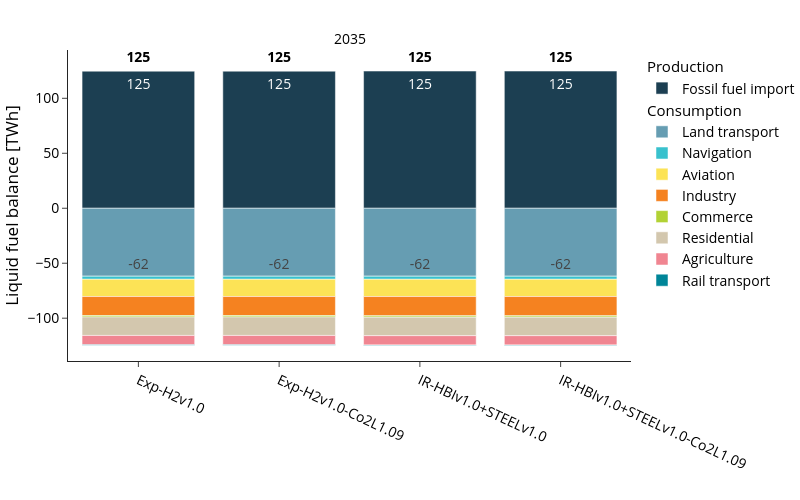

The notebook cell this image was saved under:
### Code cell
fig_name = "liquid_fuel_balance_TWh"
fig = px.bar(
    df, 
    **fig_kwargs,
    color_discrete_map=colors["oil"],
    category_orders={
        "variable":list(colors["oil"].keys()),
        # "scen": scen_order
        },
    #facet_col_spacing=0.1,
    labels={"value":"Liquid fuel balance [TWh]","year":"",
            "variable":"", 
            "scen":""},

)

# Add legend groups for Production and Consumption
fig = add_production_consumption_legend_groups(fig, df)

update_layout(fig)

# Add supply and demand totals for balance plot
fig = add_balance_totals_to_plot(fig, supply_sum_df, demand_sum_df, 
                                y_offset=5,
                                supply_label='',
                                demand_label='')

print("Totals per scenario and year:", demand_sum_df)
fig.show()
save_plotly_fig(df, fig, sdir, f"{idx_group_name}_{fig_name}")

### Figure 1 — Plotly figure (JSON) as saved in the notebook; plotly's stock layout.template omitted (floating-point values rounded to 4 significant figures)
{"data": [{"hovertemplate": "=%{x}<br>Liquid fuel balance [TWh]=%{text}<extra></extra>", "legendgroup": "Production", "legendgrouptitle": {"text": "Production"}, "marker": {"color": "#1c3f52", "pattern": {"shape": ""}}, "name": "Fossil fuel import", "orientation": "v", "showlegend": true, "text": [124.7, 124.7, 124.8, 124.8], "textangle": 0, "textposition": "inside", "texttemplate": "%{y:.0f}", "type": "bar", "x": ["Exp-H2v1.0", "Exp-H2v1.0-Co2L1.09", "IR-HBIv1.0+STEELv1.0", "IR-HBIv1.0+STEELv1.0-Co2L1.09"], "xaxis": "x", "y": [124.7, 124.7, 124.8, 124.8], "yaxis": "y"}, {"hovertemplate": "=%{x}<br>Liquid fuel balance [TWh]=%{text}<extra></extra>", "legendgroup": "Consumption", "legendgrouptitle": {"text": "Consumption"}, "marker": {"color": "#669db2", "pattern": {"shape": ""}}, "name": "Land transport", "orientation": "v", "showlegend": true, "text": [-61.8, -61.8, -61.8, -61.8], "textangle": 0, "textposition": "inside", "texttemplate": "%{y:.0f}", "type": "bar", "x": ["Exp-H2v1.0", "Exp-H2v1.0-Co2L1.09", "IR-HBIv1.0+STEELv1.0", "IR-HBIv1.0+STEELv1.0-Co2L1.09"], "xaxis": "x", "y": [-61.8, -61.8, -61.8, -61.8], "yaxis": "y"}, {"hovertemplate": "=%{x}<br>Liquid fuel balance [TWh]=%{text}<extra></extra>", "legendgroup": "Consumption", "legendgrouptitle": {"text": "Consumption"}, "marker": {"color": "#39c1cd", "pattern": {"shape": ""}}, "name": "Navigation", "orientation": "v", "showlegend": true, "text": [-2.8, -2.8, -2.8, -2.8], "textangle": 0, "textposition": "inside", "texttemplate": "%{y:.0f}", "type": "bar", "x": ["Exp-H2v1.0", "Exp-H2v1.0-Co2L1.09", "IR-HBIv1.0+STEELv1.0", "IR-HBIv1.0+STEELv1.0-Co2L1.09"], "xaxis": "x", "y": [-2.8, -2.8, -2.8, -2.8], "yaxis": "y"}, {"hovertemplate": "=%{x}<br>Liquid fuel balance [TWh]=%{text}<extra></extra>", "legendgroup": "Consumption", "legendgrouptitle": {"text": "Consumption"}, "marker": {"color": "#fce356", "pattern": {"shape": ""}}, "name": "Aviation", "orientation": "v", "showlegend": true, "text": [-15.7, -15.7, -15.7, -15.7], "textangle": 0, "textposition": "inside", "texttemplate": "%{y:.0f}", "type": "bar", "x": ["Exp-H2v1.0", "Exp-H2v1.0-Co2L1.09", "IR-HBIv1.0+STEELv1.0", "IR-HBIv1.0+STEELv1.0-Co2L1.09"], "xaxis": "x", "y": [-15.7, -15.7, -15.7, -15.7], "yaxis": "y"}, {"hovertemplate": "=%{x}<br>Liquid fuel balance [TWh]=%{text}<extra></extra>", "legendgroup": "Consumption", "legendgrouptitle": {"text": "Consumption"}, "marker": {"color": "#f58220", "pattern": {"shape": ""}}, "name": "Industry", "orientation": "v", "showlegend": true, "text": [-17.3, -17.3, -17.5, -17.5], "textangle": 0, "textposition": "inside", "texttemplate": "%{y:.0f}", "type": "bar", "x": ["Exp-H2v1.0", "Exp-H2v1.0-Co2L1.09", "IR-HBIv1.0+STEELv1.0", "IR-HBIv1.0+STEELv1.0-Co2L1.09"], "xaxis": "x", "y": [-17.3, -17.3, -17.5, -17.5], "yaxis": "y"}, {"hovertemplate": "=%{x}<br>Liquid fuel balance [TWh]=%{text}<extra></extra>", "legendgroup": "Consumption", "legendgrouptitle": {"text": "Consumption"}, "marker": {"color": "#b2d235", "pattern": {"shape": ""}}, "name": "Commerce", "orientation": "v", "showlegend": true, "text": [-1.3, -1.3, -1.3, -1.3], "textangle": 0, "textposition": "inside", "texttemplate": "%{y:.0f}", "type": "bar", "x": ["Exp-H2v1.0", "Exp-H2v1.0-Co2L1.09", "IR-HBIv1.0+STEELv1.0", "IR-HBIv1.0+STEELv1.0-Co2L1.09"], "xaxis": "x", "y": [-1.3, -1.3, -1.3, -1.3], "yaxis": "y"}, {"hovertemplate": "=%{x}<br>Liquid fuel balance [TWh]=%{text}<extra></extra>", "legendgroup": "Consumption", "legendgrouptitle": {"text": "Consumption"}, "marker": {"color": "#d3c7ae", "pattern": {"shape": ""}}, "name": "Residential", "orientation": "v", "showlegend": true, "text": [-16.8, -16.8, -16.8, -16.8], "textangle": 0, "textposition": "inside", "texttemplate": "%{y:.0f}", "type": "bar", "x": ["Exp-H2v1.0", "Exp-H2v1.0-Co2L1.09", "IR-HBIv1.0+STEELv1.0", "IR-HBIv1.0+STEELv1.0-Co2L1.09"], "xaxis": "x", "y": [-16.8, -16.8, -16.8, -16.8], "yaxis": "y"}, {"hovertemplate": "=%{x}<br>Liquid fuel balance [TWh]=%{text}<extra></extra>", "legendgroup": "Consumption", "legendgrouptitle": {"text": "Consumption"}, "marker": {"color": "#f08591", "pattern": {"shape": ""}}, "name": "Agriculture", "orientation": "v", "showlegend": true, "text": [-8.5, -8.5, -8.5, -8.5], "textangle": 0, "textposition": "inside", "texttemplate": "%{y:.0f}", "type": "bar", "x": ["Exp-H2v1.0", "Exp-H2v1.0-Co2L1.09", "IR-HBIv1.0+STEELv1.0", "IR-HBIv1.0+STEELv1.0-Co2L1.09"], "xaxis": "x", "y": [-8.5, -8.5, -8.5, -8.5], "yaxis": "y"}, {"hovertemplate": "=%{x}<br>Liquid fuel balance [TWh]=%{text}<extra></extra>", "legendgroup": "Consumption", "legendgrouptitle": {"text": "Consumption"}, "marker": {"color": "#008598", "pattern": {"shape": ""}}, "name": "Rail transport", "orientation": "v", "showlegend": true, "text": [-0.4, -0.4, -0.4, -0.4], "textangle": 0, "textposition": "inside", "texttemplate": "%{y:.0f}", "type": "bar", "x": ["Exp-H2v1.0", "Exp-H2v1.0-Co2L1.09", "IR-HBIv1.0+STEELv1.0", "IR-HBIv1.0+STEELv1.0-Co2L1.09"], "xaxis": "x", "y": [-0.4, -0.4, -0.4, -0.4], "yaxis": "y"}, {"hoverinfo": "skip", "mode": "text", "showlegend": false, "text": ["125", "125", "125", "125"], "textfont": {"color": "black", "size": 14, "weight": "bold"}, "textposition": "top center", "type": "scatter", "x": ["Exp-H2v1.0", "Exp-H2v1.0-Co2L1.09", "IR-HBIv1.0+STEELv1.0", "IR-HBIv1.0+STEELv1.0-Co2L1.09"], "xaxis": "x", "y": [129.7, 129.7, 129.8, 129.8], "yaxis": "y"}, {"hoverinfo": "skip", "mode": "text", "showlegend": false, "text": ["", "", "", ""], "textfont": {"color": "black", "size": 14, "weight": "bold"}, "textposition": "bottom center", "type": "scatter", "x": ["Exp-H2v1.0", "Exp-H2v1.0-Co2L1.09", "IR-HBIv1.0+STEELv1.0", "IR-HBIv1.0+STEELv1.0-Co2L1.09"], "xaxis": "x", "y": [119.6, 119.6, 119.8, 119.8], "yaxis": "y"}], "layout": {"annotations": [{"font": {}, "showarrow": false, "text": "2035", "x": 0.5, "xanchor": "center", "xref": "paper", "y": 1, "yanchor": "bottom", "yref": "paper"}], "barmode": "relative", "height": 500, "legend": {"title": {"text": ""}, "tracegroupgap": 0}, "width": 800, "xaxis": {"anchor": "y", "domain": [0, 1], "tickangle": 25, "title": {"text": ""}}, "yaxis": {"anchor": "x", "domain": [0, 1], "title": {"text": "Liquid fuel balance [TWh]"}}}}
